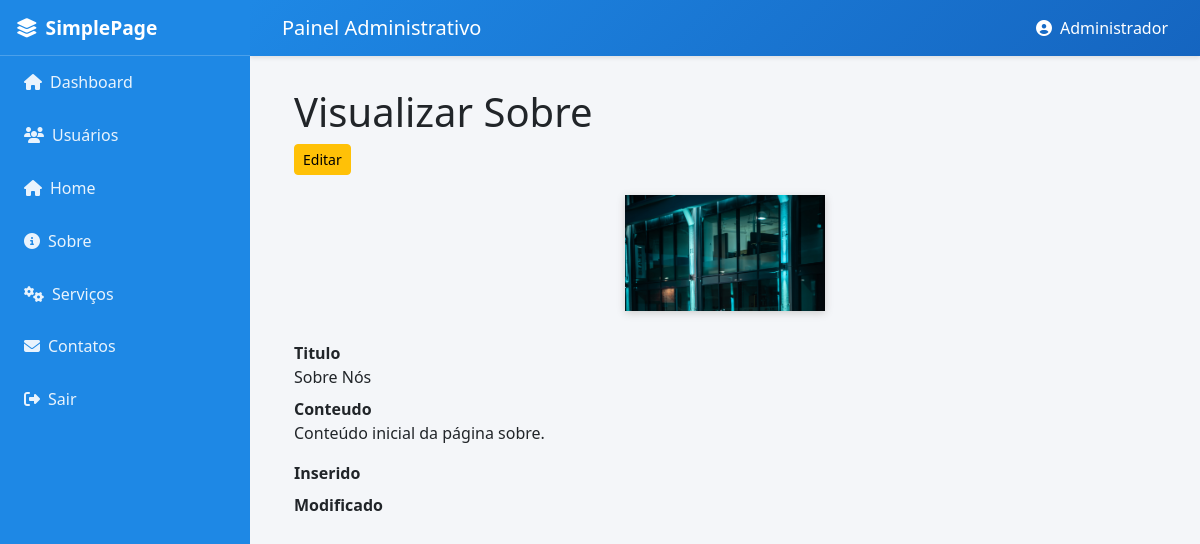
The page /adm/administracao.php?link=16 (signed in) on the database its author committed.
### tables this page shows
CREATE TABLE `sobre` (
  `id` int(11) NOT NULL,
  `titulo` varchar(100) NOT NULL,
  `subtitulo` varchar(200) DEFAULT NULL,
  `conteudo` text NOT NULL,
  `imagem` varchar(255) DEFAULT NULL,
  `status` enum('ativo','inativo') DEFAULT 'ativo',
  `created_at` timestamp NOT NULL DEFAULT current_timestamp(),
  `updated_at` timestamp NOT NULL DEFAULT current_timestamp() ON UPDATE current_timestamp()
);

### adm/includes/funcoes.php (called while the page is built, shortened)
<?php
function db_query($sql, $params = []) {
    global $conn;
    $stmt = $conn->prepare($sql);
    $stmt->execute($params);
    return $stmt;
}
function db_fetch_assoc($stmt) {
    return $stmt->fetch(PDO::FETCH_ASSOC);
}

### adm/administrador/visualizar/adm_visual_pag_sobre.php (the view, shortened to what this page needs)
<?php
include_once('conexao/conexao.php');
include_once('includes/funcoes.php');
$result_sobre = "SELECT * FROM sobre";
$stmt_sobre = db_query($result_sobre);
$row_sobre = db_fetch_assoc($stmt_sobre);
?>
<div class="container theme-showcase" role="main">
	<div class="page-header">
		<h1>Visualizar Sobre</h1>
	</div>
	<div class="row">
		<div class="pull-right" style="padding-bottom: 20px;">
			<a href="administracao.php?link=17&id=<?php echo $row_sobre['id']; ?>">
				<button type="button" class="btn btn-sm btn-warning">Editar</button>
			</a>
		</div>
	</div>
	<div class="row" style="margin-bottom:20px;">
		<div class="col-md-12 text-center">
			<?php
			if (!empty($row_sobre['imagem'])):
				$caminho_imagem_sobre = './uploads/sobre/' . $row_sobre['id'] . '/' . $row_sobre['imagem'];
			?>
				<img src="<?php echo $caminho_imagem_sobre; ?>" alt="Imagem Sobre" style="max-width:200px; margin-bottom:10px; box-shadow:0 2px 8px #ccc;" />
			<?php else: ?>
				<span style="color:#aaa;">Sem imagem</span>
			<?php endif; ?>
		</div>
	</div>
	<dl class="dl-horizontal">
		<dt>Titulo</dt>
		<dd><?php echo $row_sobre['titulo']; ?></dd>
		<dt>Conteudo</dt>
		<dd><?php echo $row_sobre['conteudo']; ?></dd>
		<dt>Inserido</dt>
		<dt>Modificado</dt>
	</dl>
</div>

### adm/administracao.php (style rules this page uses)
body { font-family: "Segoe UI", Tahoma, Geneva, Verdana, sans-serif; background-color: #f4f6f9; }

### rows shown on the page
sobre: id+imagem (picture), titulo "Sobre Nós", conteudo "Conteúdo inicial da página sobre."

### other values the page prints
$_SESSION['usuarioNome'] "Administrador"
